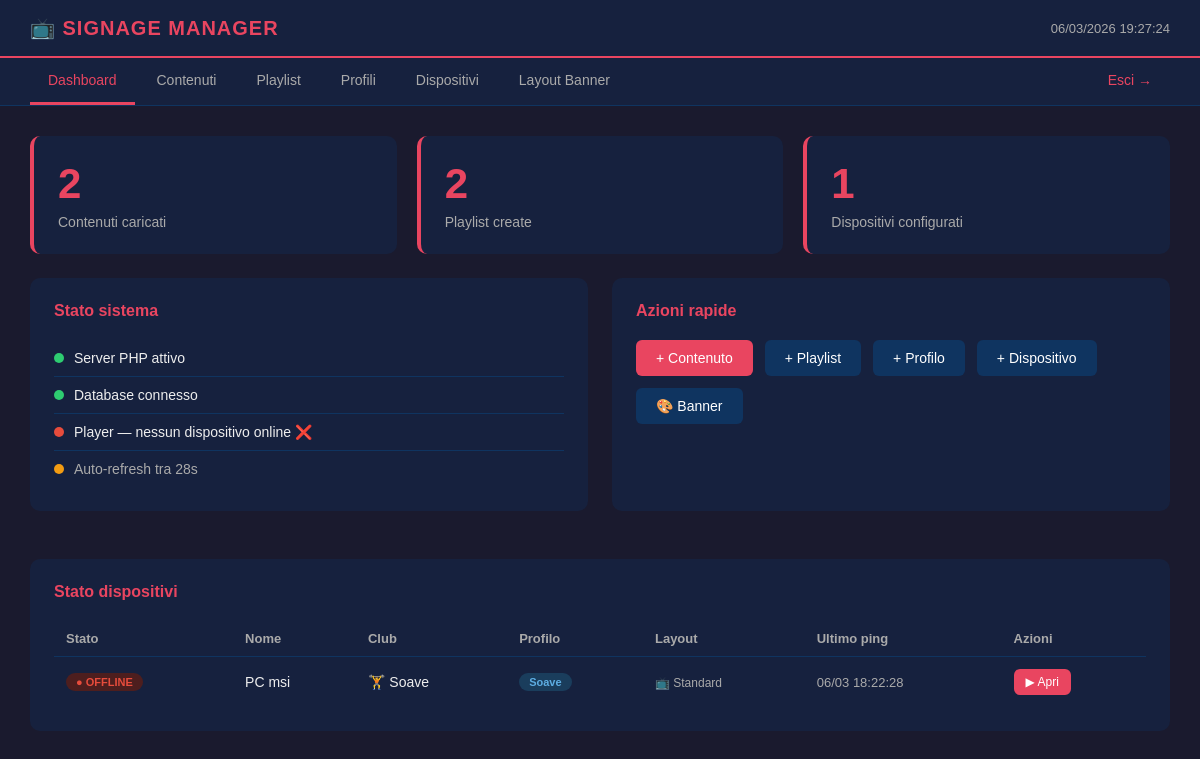
/ (signed in), run on an earlier commit of the app's database.
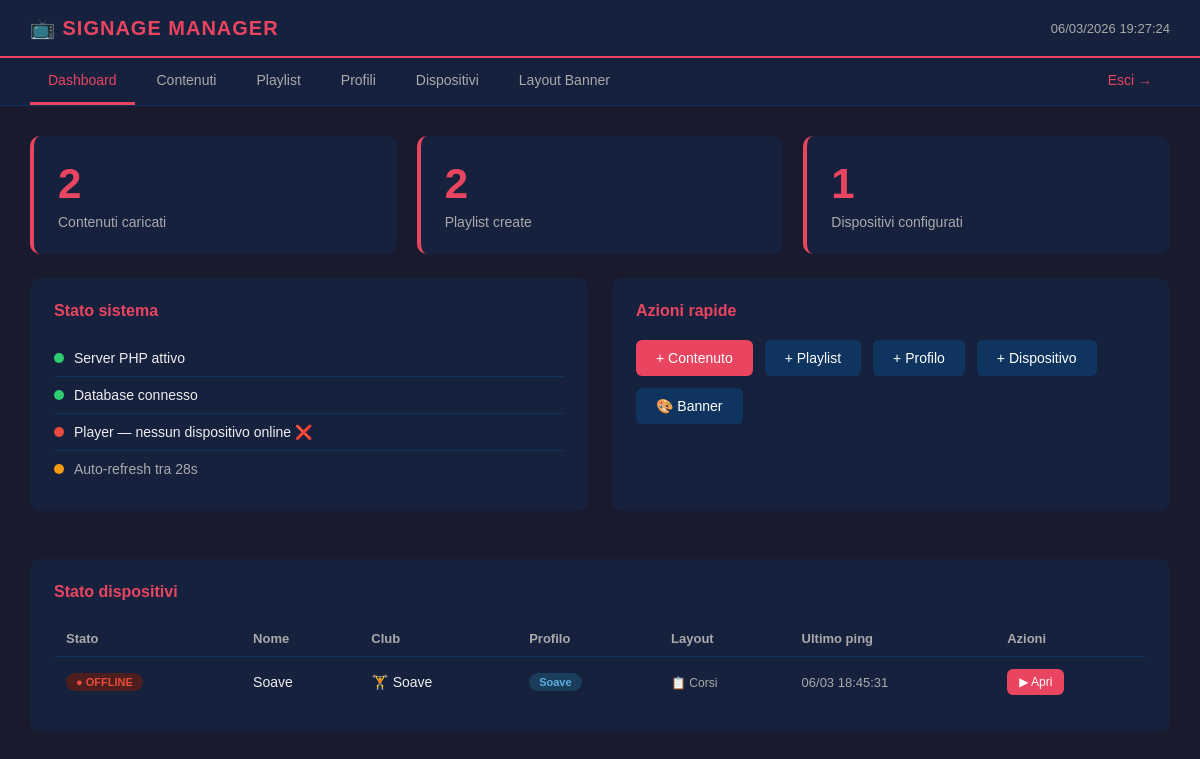
And on a later commit of the database.
### tables this page shows
CREATE TABLE dispositivi (
    id INTEGER PRIMARY KEY AUTOINCREMENT,
    nome TEXT NOT NULL,
    club TEXT NOT NULL,
    token TEXT UNIQUE NOT NULL,
    profilo_id INTEGER,
    stato TEXT DEFAULT 'offline',
    ultimo_ping DATETIME,
    creato_il DATETIME DEFAULT CURRENT_TIMESTAMP, layout TEXT DEFAULT 'standard',
    FOREIGN KEY(profilo_id) REFERENCES profili(id) ON DELETE SET NULL
);

CREATE TABLE profili (
    id INTEGER PRIMARY KEY AUTOINCREMENT,
    nome TEXT NOT NULL,
    banner_attivo INTEGER DEFAULT 1,
    creato_il DATETIME DEFAULT CURRENT_TIMESTAMP
);

### index.php (the view, shortened to what this page needs)
<?php
$db = getDB();
$num_contenuti      = $db->query('SELECT COUNT(*) FROM contenuti')->fetchColumn();
$num_playlist       = $db->query('SELECT COUNT(*) FROM playlist')->fetchColumn();
$totale_dispositivi = $db->query('SELECT COUNT(*) FROM dispositivi')->fetchColumn();
$dispositivi_online = $db->query("
    SELECT COUNT(*) FROM dispositivi
    WHERE stato = 'online'
    AND ultimo_ping > datetime('now', '-2 minutes')
")->fetchColumn();
$dispositivi = $db->query("
    SELECT d.*, p.nome as profilo_nome
    FROM dispositivi d
    LEFT JOIN profili p ON p.id = d.profilo_id
    ORDER BY d.club
")->fetchAll(PDO::FETCH_ASSOC);
require_once 'includes/header.php';
?>
<div class="container">
    <div class="cards">
        <div class="card">
            <div class="numero"><?php echo $num_contenuti; ?></div>
            <div class="label">Contenuti caricati</div>
        </div>
        <div class="card">
            <div class="numero"><?php echo $num_playlist; ?></div>
            <div class="label">Playlist create</div>
        </div>
        <div class="card">
            <div class="numero"><?php echo $totale_dispositivi; ?></div>
            <div class="label">Dispositivi configurati</div>
        </div>
    </div>
    <div class="grid-top">
        <div class="box">
            <h2>Stato sistema</h2>
            <div class="status-row">
                <div class="dot"></div>
                <span>Server PHP attivo</span>
            </div>
            <div class="status-row">
                <div class="dot"></div>
                <span>Database connesso</span>
            </div>
            <div class="status-row">
                <div class="dot <?php echo $dispositivi_online > 0 ? '' : 'off'; ?>"></div>
                <span>
                    Player —
                    <?php if ($totale_dispositivi == 0): ?>
                        nessun dispositivo configurato
                    <?php elseif ($dispositivi_online > 0): ?>
                        <?php echo $dispositivi_online; ?>/<?php echo $totale_dispositivi; ?> dispositivi online ✅
                    <?php else: ?>
                        nessun dispositivo online ❌
                    <?php endif; ?>
                </span>
            </div>
            <div class="status-row">
                <div class="dot warning"></div>
                <span style="color:#aaa;">Auto-refresh tra <span id="countdown">30</span>s</span>
            </div>
        </div>
        <div class="box">
            <h2>Azioni rapide</h2>
            <div class="azioni-rapide">
                <a href="/contenuti.php" class="btn">+ Contenuto</a>
                <a href="/playlist.php" class="btn btn-secondary">+ Playlist</a>
                <a href="/profili.php" class="btn btn-secondary">+ Profilo</a>
                <a href="/dispositivi.php" class="btn btn-secondary">+ Dispositivo</a>
                <a href="/layout.php" class="btn btn-secondary">🎨 Banner</a>
            </div>
        </div>
    </div>
    <div class="box">
        <h2>Stato dispositivi</h2>
        <?php if (empty($dispositivi)): ?>
            <div class="vuoto">Nessun dispositivo ancora. <a href="/dispositivi.php" style="color:#e94560;">Aggiungine uno</a></div>
        <?php else: ?>
        <table>
            <tr>
                <th>Stato</th>
                <th>Nome</th>
                <th>Club</th>
                <th>Profilo</th>
                <th>Layout</th>
                <th>Ultimo ping</th>
                <th>Azioni</th>
            </tr>
            <?php foreach ($dispositivi as $d):
                $online = $d['stato'] === 'online' &&
                          $d['ultimo_ping'] &&
                          strtotime($d['ultimo_ping']) > strtotime('-2 minutes');
                $layout_url = ($d['layout'] ?? 'standard') === 'corsi' ? '/player/corsi.php' : '/player/';
            ?>
            <tr>
                <td><span class="badge <?php echo $online ? 'badge-online' : 'badge-offline'; ?>">
                    <?php echo $online ? '● ONLINE' : '● OFFLINE'; ?>
                </span></td>
                <td><?php echo htmlspecialchars($d['nome']); ?></td>
                <td>🏋️ <?php echo htmlspecialchars($d['club']); ?></td>
                <td>
                    <?php if ($d['profilo_nome']): ?>
                        <span class="badge badge-profilo"><?php echo htmlspecialchars($d['profilo_nome']); ?></span>
                    <?php else: ?>
                        <span style="color:#555;">Nessuno</span>
                    <?php endif; ?>
                </td>
                <td>
                    <span style="font-size:12px; color:#aaa;">
                        <?php echo ($d['layout'] ?? 'standard') === 'corsi' ? '📋 Corsi' : '📺 Standard'; ?>
                    </span>
                </td>
                <td style="color:#aaa; font-size:13px;">
                    <?php echo $d['ultimo_ping'] ? date('d/m H:i:s', strtotime($d['ultimo_ping'])) : '—'; ?>
                </td>
                <td>
                    <a href="<?php echo $layout_url; ?>?token=<?php echo $d['token']; ?>"
                       target="_blank" class="btn btn-sm">▶ Apri</a>
                </td>
            </tr>
            <?php endforeach; ?>
        </table>
        <?php endif; ?>
    </div>
</div>
<?php require_once 'includes/footer.php'; ?>

### includes/header.php (shortened to what this page needs)
<!DOCTYPE html>
<html lang="it">
<head>
    <link rel="stylesheet" href="/assets/css/main.css">
</head>
<body>
<?php
require_once __DIR__ . '/topbar.php';
require_once __DIR__ . '/nav.php';
?>

### includes/topbar.php
<div class="topbar">
    <h1>📺 SIGNAGE MANAGER</h1>
    <span><?php echo date('d/m/Y H:i:s'); ?></span>
</div>

### includes/nav.php
<?php
$pagina_corrente = basename($_SERVER['PHP_SELF']);
?>
<nav class="nav">
    <a href="/index.php" <?php echo $pagina_corrente === 'index.php' ? 'class="active"' : ''; ?>>Dashboard</a>
    <a href="/contenuti.php" <?php echo $pagina_corrente === 'contenuti.php' ? 'class="active"' : ''; ?>>Contenuti</a>
    <a href="/playlist.php" <?php echo $pagina_corrente === 'playlist.php' ? 'class="active"' : ''; ?>>Playlist</a>
    <a href="/profili.php" <?php echo $pagina_corrente === 'profili.php' ? 'class="active"' : ''; ?>>Profili</a>
    <a href="/dispositivi.php" <?php echo $pagina_corrente === 'dispositivi.php' ? 'class="active"' : ''; ?>>Dispositivi</a>
    <a href="/layout.php" <?php echo $pagina_corrente === 'layout.php' ? 'class="active"' : ''; ?>>Layout Banner</a>
    <a href="/logout.php" style="margin-left:auto; color:#e94560;">Esci →</a>
</nav>

### assets/css/main.css (style rules this page uses)
* { margin: 0; padding: 0; box-sizing: border-box; }
body { font-family: Arial, sans-serif; background: #1a1a2e; color: #eee; }
.topbar { background: #16213e; padding: 16px 30px; display: flex; align-items: center; justify-content: space-between; border-bottom: 2px solid #e94560; }
.topbar h1 { font-size: 20px; color: #e94560; letter-spacing: 1px; }
.topbar span { font-size: 13px; color: #aaa; }
.nav { background: #16213e; padding: 0 30px; display: flex; gap: 4px; border-bottom: 1px solid #0f3460; }
.nav a { color: #aaa; text-decoration: none; padding: 14px 18px; font-size: 14px; border-bottom: 3px solid transparent; transition: all 0.2s; }
.nav a:hover, .nav a.active { color: #e94560; border-bottom-color: #e94560; }
.container { padding: 30px; }
.box { background: #16213e; border-radius: 10px; padding: 24px; margin-bottom: 24px; }
.box h2 { font-size: 16px; color: #e94560; margin-bottom: 20px; }
.btn { display: inline-block; padding: 10px 20px; background: #e94560; color: white; border-radius: 6px; font-size: 14px; border: none; cursor: pointer; text-decoration: none; }
.btn-sm { padding: 6px 12px; font-size: 12px; }
.btn-secondary { background: #0f3460; }
.badge { display: inline-block; padding: 3px 10px; border-radius: 20px; font-size: 11px; font-weight: bold; }
.badge-offline { background: #4d1e1e; color: #e74c3c; }
.badge-profilo { background: #1a3d5c; color: #5dade2; }
table { width: 100%; border-collapse: collapse; }
th { text-align: left; padding: 10px 12px; font-size: 13px; color: #aaa; border-bottom: 1px solid #0f3460; }
td { padding: 12px; font-size: 14px; border-bottom: 1px solid #0f3460; vertical-align: middle; }
tr:last-child td { border-bottom: none; }
.dot { width: 10px; height: 10px; border-radius: 50%; background: #2ecc71; flex-shrink: 0; }
.dot.off { background: #e74c3c; }
.dot.warning { background: #f39c12; }

### index.php (style rules this page uses)
.grid-top { display: grid; grid-template-columns: 1fr 1fr; gap: 24px; margin-bottom: 24px; }
.cards { display: grid; grid-template-columns: repeat(3, 1fr); gap: 20px; margin-bottom: 24px; }
.card { background: #16213e; border-radius: 10px; padding: 24px; border-left: 4px solid #e94560; }
.card .numero { font-size: 42px; font-weight: bold; color: #e94560; }
.card .label { font-size: 14px; color: #aaa; margin-top: 6px; }
.status-row { display: flex; align-items: center; gap: 10px; padding: 10px 0; border-bottom: 1px solid #0f3460; font-size: 14px; }
.status-row:last-child { border-bottom: none; }
.azioni-rapide { display: flex; gap: 12px; flex-wrap: wrap; }

What changed in the data, as far as the page shows it:
removed dispositivi: stato "● OFFLINE", nome "PC msi", club "Soave", profilo.nome "Soave", shows "📺 Standard", ultimo_ping "06/03 18:22:28"
added dispositivi: stato "● OFFLINE", nome "Soave", club "Soave", profilo.nome "Soave", layout "📋 Corsi", ultimo_ping "06/03 18:45:31"
